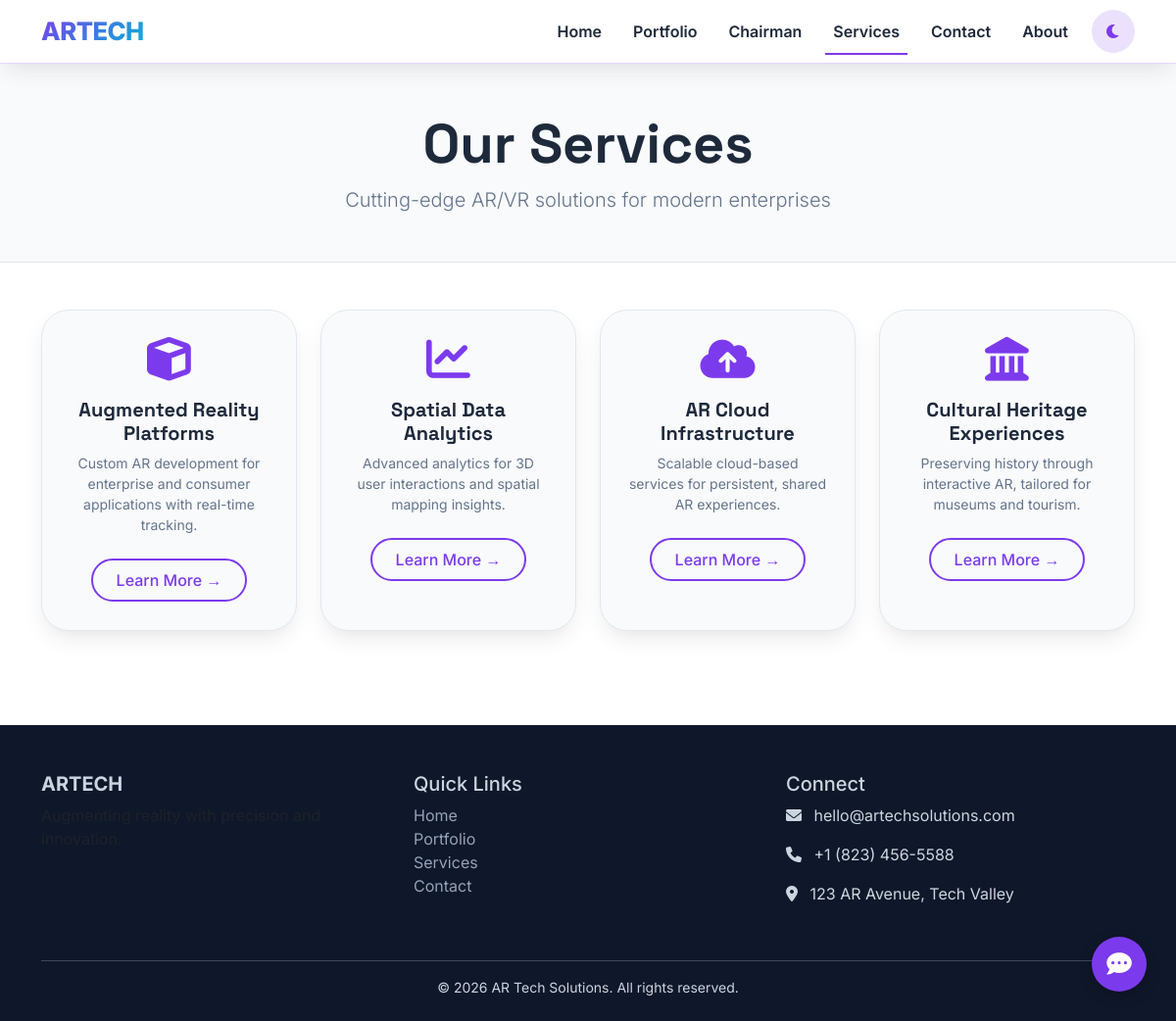
The app's page /services.php, older data.
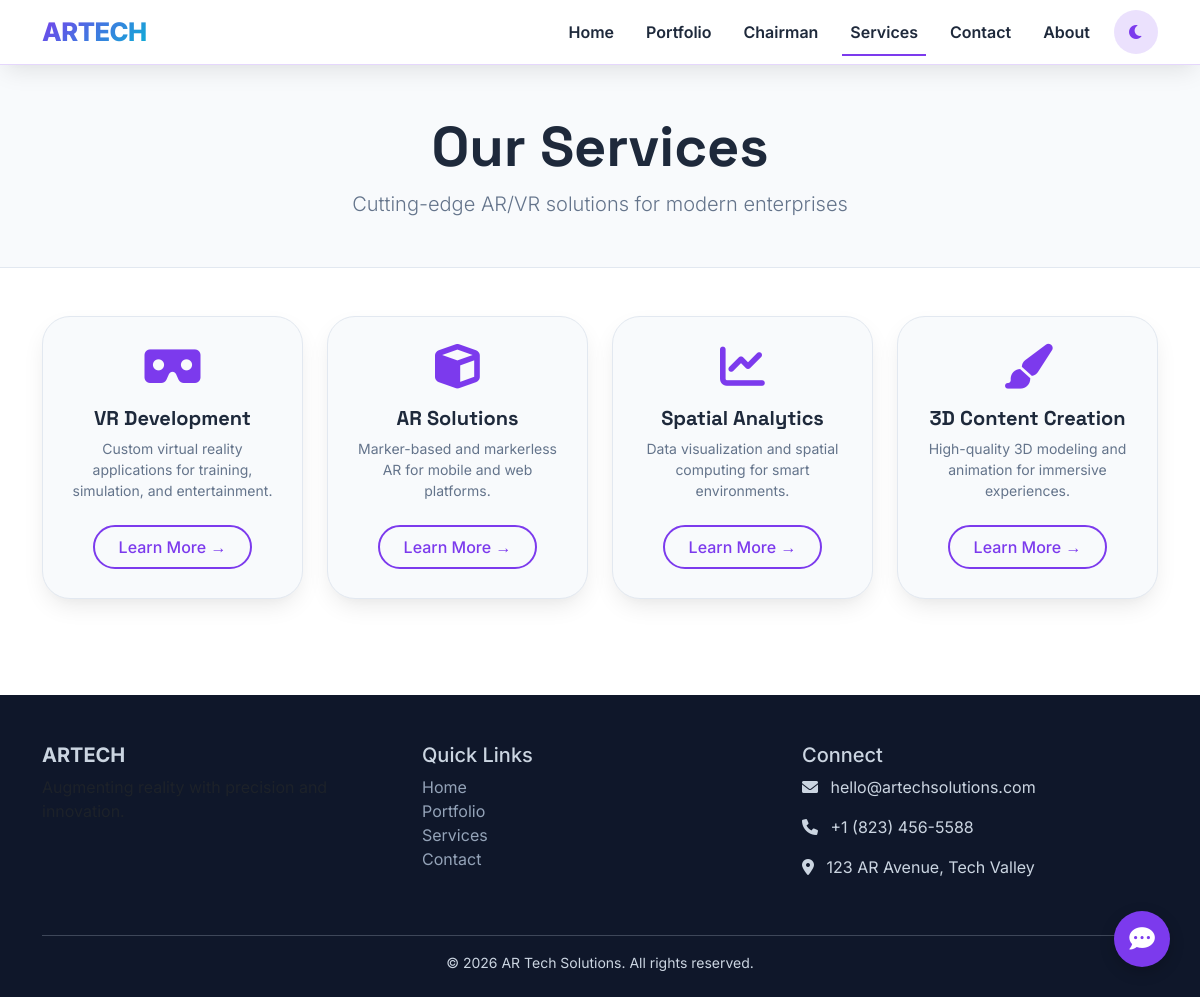
The same page, newer data.
### tables this page shows
CREATE TABLE `services` (
  `id` int(11) NOT NULL,
  `icon_class` varchar(100) NOT NULL,
  `title` varchar(255) NOT NULL,
  `description` text NOT NULL,
  `link_url` varchar(255) DEFAULT '#'
);

### services.php (the view, shortened to what this page needs)
<?php
require_once 'config.php';
$services = $pdo->query("SELECT * FROM services ORDER BY id ASC")->fetchAll();
?>
<!DOCTYPE html>
<html lang="en">
<head>
    <link href="https://cdn.jsdelivr.net/npm/bootstrap@5.3.0-alpha1/dist/css/bootstrap.min.css" rel="stylesheet">
    <link rel="stylesheet" href="https://cdnjs.cloudflare.com/ajax/libs/font-awesome/6.0.0-beta3/css/all.min.css">
</head>
<body>
<nav class="navbar navbar-expand-lg glass-nav" id="mainNavbar">
    <div class="container">
        <a class="navbar-brand" href="index.php">ARTECH</a>
        <div class="collapse navbar-collapse" id="navbarNav">
            <ul class="navbar-nav ms-auto">
                <li class="nav-item"><a class="nav-link" href="index.php">Home</a></li>
                <li class="nav-item"><a class="nav-link" href="portfolio.php">Portfolio</a></li>
                <li class="nav-item"><a class="nav-link" href="chairman-speech.php">Chairman</a></li>
                <li class="nav-item"><a class="nav-link active" href="services.php">Services</a></li>
                <li class="nav-item"><a class="nav-link" href="contact.php">Contact</a></li>
                <li class="nav-item"><a class="nav-link" href="about.php">About</a></li>
            </ul>
            <button id="darkModeToggle" class="dark-toggle ms-2"><i class="fas fa-moon"></i></button>
        </div>
    </div>
</nav>
<main>
    <section class="page-hero">
        <div class="container">
            <h1 class="display-4 fw-bold">Our Services</h1>
            <p class="lead text-muted-custom">Cutting-edge AR/VR solutions for modern enterprises</p>
        </div>
    </section>
    <section class="py-5">
        <div class="container">
            <div class="row g-4">
                <?php if(count($services) > 0): ?>
                    <?php foreach($services as $service): ?>
                    <div class="col-6 col-md-6 col-lg-3 service-col">
                        <div class="service-card">
                            <div class="service-icon mb-3">
                                <i class="<?php echo htmlspecialchars($service['icon_class']); ?> fa-3x"></i>
                            </div>
                            <h4 class="fs-5 fw-bold"><?php echo htmlspecialchars($service['title']); ?></h4>
                            <p class="text-muted-custom small"><?php echo htmlspecialchars($service['description']); ?></p>
                            <?php if(!empty($service['link_url'])): ?>
                            <a href="<?php echo htmlspecialchars($service['link_url']); ?>" class="btn-outline-custom btn-sm mt-2">Learn More →</a>
                            <?php endif; ?>
                        </div>
                    </div>
                    <?php endforeach; ?>
                <?php endif; ?>
            </div>
        </div>
    </section>
</main>
<footer>
    <div class="container">
        <div class="row">
            <div class="col-md-4 mb-4">
                <h5 class="fw-bold">ARTECH</h5>
                <p class="text-muted">Augmenting reality with precision and innovation.</p>
            </div>
            <div class="col-md-4 mb-4">
                <h5>Quick Links</h5>
                <ul class="list-unstyled">
                    <li><a href="index.php">Home</a></li>
                    <li><a href="portfolio.php">Portfolio</a></li>
                    <li><a href="services.php">Services</a></li>
                    <li><a href="contact.php">Contact</a></li>
                </ul>
            </div>
            <div class="col-md-4 mb-4">
                <h5>Connect</h5>
                <p><i class="fas fa-envelope me-2"></i> hello@artechsolutions.com</p>
                <p><i class="fas fa-phone me-2"></i> +1 (823) 456-5588</p>
                <p><i class="fas fa-map-marker-alt me-2"></i> 123 AR Avenue, Tech Valley</p>
            </div>
        </div>
        <hr class="opacity-25">
        <div class="text-center small">&copy; <?php echo date('Y'); ?> AR Tech Solutions. All rights reserved.</div>
    </div>
</footer>
<div class="floating-msg" id="floatingMsg">
    <i class="fas fa-comment-dots"></i>
</div>
</body>
</html>

### services.php (style rules this page uses)
:root { --primary: #7c3aed; --primary-dark: #5b21b6; --primary-light: #a78bfa; --secondary: #06b6d4; --accent: #f43f5e; --bg-light: #ffffff; --bg-dark: #0f0f12; --surface-light: #f8fafc; --surface-dark: #1e1e2a; --text-light: #1e293b; --text-dark: #e2e8f0; --text-muted-light: #64748b; --text-muted-dark: #94a3b8; --border-light: #e2e8f0; --border-dark: #2d3a4e; --shadow: 0 10px 25px -5px rgba(0, 0, 0, 0.1), 0 8px 10px -6px rgba(0, 0, 0, 0.02); }
body { font-family: 'Inter', sans-serif; background: var(--bg-light); color: var(--text-light); transition: background 0.3s ease, color 0.2s ease; overflow-x: hidden; }
* { transition: background-color 0.2s ease, border-color 0.2s ease, color 0.2s ease; }
h1, h2, h3, h4, .brand { font-family: 'Space Grotesk', sans-serif; font-weight: 700; }
.glass-nav { position: relative; top: 0; left: 0; width: 100%; z-index: 1030; background: rgba(255, 255, 255, 0.85); backdrop-filter: blur(12px); border-bottom: 1px solid rgba(124, 58, 237, 0.2); box-shadow: var(--shadow); transition: all 0.3s; padding: 0.5rem 1rem; }
.navbar-brand { font-size: 1.6rem; font-weight: 800; background: linear-gradient(135deg, var(--primary), var(--secondary)); -webkit-background-clip: text; background-clip: text; color: transparent; letter-spacing: -0.5px; }
.nav-link { font-weight: 600; color: var(--text-light) !important; margin: 0 0.5rem; position: relative; }
.nav-link::after { content: ''; position: absolute; bottom: -4px; left: 0; width: 0; height: 2px; background: var(--primary); transition: 0.3s; }
.nav-link:hover::after, .nav-link.active::after { width: 100%; }
.dark-toggle { background: rgba(124, 58, 237, 0.15); border: none; border-radius: 40px; width: 44px; height: 44px; color: var(--primary); transition: 0.2s; margin-left: 0.5rem; }
.page-hero { background: var(--surface-light); padding: 3rem 0 2rem; text-align: center; border-bottom: 1px solid var(--border-light); }
.service-card { background: var(--surface-light); border-radius: 28px; border: 1px solid var(--border-light); transition: all 0.3s; padding: 1.8rem; height: 100%; text-align: center; box-shadow: var(--shadow); }
.service-icon i { font-size: 2.8rem; color: var(--primary); }
footer { background: #0f172a; color: #cbd5e1; padding: 3rem 0 1.5rem; margin-top: 3rem; }
footer a { color: #94a3b8; text-decoration: none; }
.floating-msg { position: fixed; bottom: 30px; right: 30px; background: var(--primary); width: 56px; height: 56px; border-radius: 30px; display: flex; align-items: center; justify-content: center; cursor: pointer; z-index: 99; box-shadow: 0 5px 15px rgba(0,0,0,0.2); transition: 0.2s; color: white; font-size: 1.6rem; }
.text-muted-custom { color: var(--text-muted-light); }
.btn-outline-custom { border: 2px solid var(--primary); background: transparent; border-radius: 40px; padding: 8px 24px; color: var(--primary); font-weight: 500; text-decoration: none; display: inline-block; transition: 0.2s; }

Row changes from the older to the newer data that the page shows:
changed services: icon_class "fas fa-cube" → "fas fa-vr-cardboard" (drawn); title "Augmented Reality Platforms" → "VR Development"; description "Custom AR development for enterprise and consumer applications with real-time tracking." → "Custom virtual reality applications for training, simulation, and entertainment."
changed services: icon_class "fas fa-chart-line" → "fas fa-cube" (drawn); title "Spatial Data Analytics" → "AR Solutions"; description "Advanced analytics for 3D user interactions and spatial mapping insights." → "Marker-based and markerless AR for mobile and web platforms."
changed services: icon_class "fas fa-cloud-upload-alt" → "fas fa-chart-line" (drawn); title "AR Cloud Infrastructure" → "Spatial Analytics"; description "Scalable cloud-based services for persistent, shared AR experiences." → "Data visualization and spatial computing for smart environments."
changed services: icon_class "fas fa-landmark" → "fas fa-paint-brush" (drawn); title "Cultural Heritage Experiences" → "3D Content Creation"; description "Preserving history through interactive AR, tailored for museums and tourism." → "High-quality 3D modeling and animation for immersive experiences."
